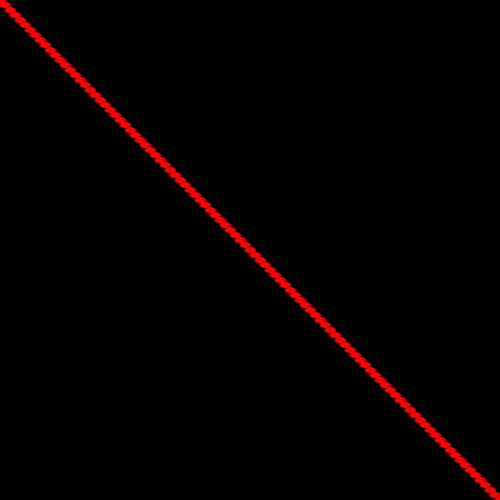
Frame 1 (no input)
Frame 60 (the mouse pressed at the canvas centre just before this capture): identical to frame 1, image omitted
Frame 120 (the mouse held since frame 60 and released just before this capture): identical to frame 1, image omitted

The Processing sketch that drew this single still picture (run headless with seeded random() and noise(); from frame 60 on, the mouse is pressed at the canvas centre):

// Processing sketch: MagicWorms
// ── MagicWorms.pde
int x=0;
int y=0;
void setup(){
 size(500,500);
 background(0,0,0);
}

void draw(){
 for(int i = 0; i<=300; i++){
   fill(255,0,0);
   stroke(255,0,0);
   ellipse(x,y,10,5);
  x=x+5;
  y=y+5;
 }
}
